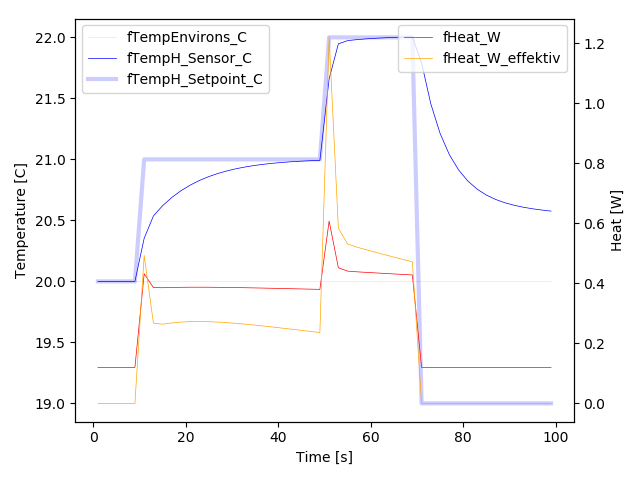

The Python source for this figure:
# -*- coding: utf-8 -*-
import portable_ticks
import portable_constants
import config_app
import portable_tempstabilizer
import simulation_controller
import simulation_hw_hal
import portable_simuliert_tagesmodell
import simulation_pyplot

config_app.iLogSimuliertPlotInterval_ms = 1000
config_app.iLogInterval_ms = config_app.iLogSimuliertPlotInterval_ms
config_app.iExperimentDuration_ms = 100 * 1000
config_app.iTimeProcess_O_H_ms = 10
config_app.fStart_Increment_fTempO_C = 0.1 # Damit es etwas zu Heizen gibt

listTemperatures_ms = (
  (0, 20.0),
  (int(0.1*config_app.iExperimentDuration_ms), 21.0),
  (int(0.5*config_app.iExperimentDuration_ms), 22.0),
  (int(0.7*config_app.iExperimentDuration_ms), 19.0),
)
iTimeEnd_ms = int(1.1*config_app.iExperimentDuration_ms)

objMyTagesmodell = portable_simuliert_tagesmodell.TagesmodellList(listTemperatures_ms)

class MyTempStabilizer(portable_tempstabilizer.TempStabilizer):
  '''
    TempStabilizer is overridden and returns fTempH_Setpoint_C
  '''
  @property
  def fTempH_Setpoint_C(self):
    # Gibt die Temperatur des Tagesmodells zurück
    iTime_ms = portable_ticks.objTicks.time_ms()
    return objMyTagesmodell.get_fTemp_C(iTime_ms=iTime_ms)


class MyController(simulation_controller.SimuliertController):
  def factoryTempStabilizer(self):
    return MyTempStabilizer()

  def factoryHw(self):
    '''
      This hardware provides a constant environment-temperature.
    '''
    return simulation_hw_hal.Hw(objTagesmodell=portable_simuliert_tagesmodell.TagesmodellConstant(fTempEnvirons_C=20.0))

  def logConsoleRemoveCurves(self):
    simulation_pyplot.deleteCurve('fTempO_Sensor_C')
    simulation_pyplot.deleteCurve('fTempO_Setpoint_C')

if __name__ == '__main__':
  controller = MyController(__file__)
  controller.runForever()
